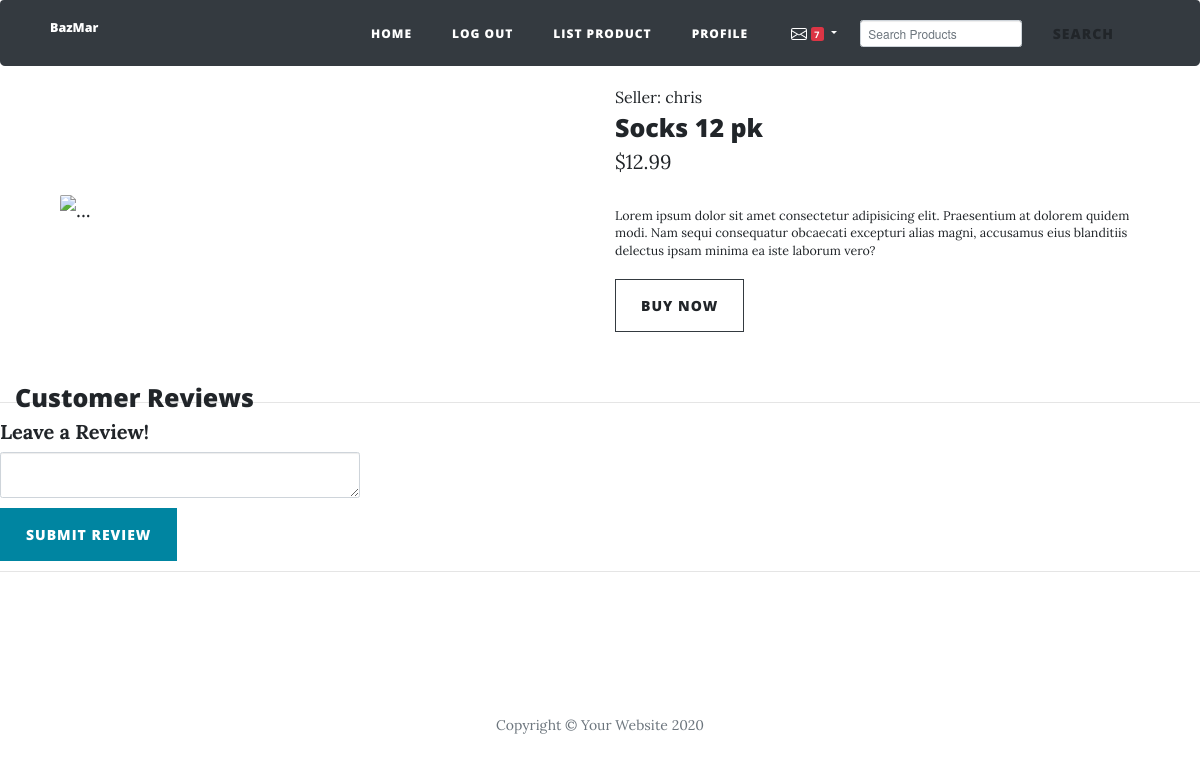
The app's page /post/chris/3 (signed in) with its own data.
### main.py (models this page shows)
class User(UserMixin, db.Model):
    __tablename__ = "users"
    id = db.Column(db.Integer, primary_key=True)
    email = db.Column(db.String(100), unique=True)
    password = db.Column(db.String(100), nullable=False)
    name = db.Column(db.String(100), nullable=False)
    stripe_account_id = db.Column(db.String(100), nullable=False)
    reviews = relationship("Review", back_populates="review_author")
    products = relationship("Product", back_populates="product_owner")

class Product(db.Model):
    __tablename__ = "products"
    id = db.Column(db.Integer, primary_key=True)
    owner_id = db.Column(db.Integer, db.ForeignKey("users.id"))
    reviews = relationship("Review", back_populates="parent_product")
    product_owner = relationship("User", back_populates='products')
    title = db.Column(db.String(250), unique=True, nullable=False)
    price = db.Column(db.String(250), nullable=False)
    description = db.Column(db.String(250), nullable=False)
    stock = db.Column(db.Integer, nullable=False)
    img_url = db.Column(db.String(250), nullable=False)
    date_posted = db.Column(db.String(250), nullable=False)

### main.py (the view, shortened to what this page needs)
@app.route("/post/<product_owner>/<int:product_id>", methods=["GET", "POST"])
def show_product(product_id, product_owner):
    all_chats = Chat.query.all()
    form = ReviewForm()
    requested_product = Product.query.get(product_id)
    return render_template("listing.html", product=requested_product, form=form, current_user=current_user, chats=all_chats)

### forms.py
class ReviewForm(FlaskForm):
    review_text = CKEditorField("Leave a Review!", validators=[DataRequired()])
    submit = SubmitField("Submit Review")

### main.py (called while the page is built)
@login_manager.user_loader
def load_user(user_id):
    return User.query.get(int(user_id))

### templates/listing.html (shortened to what this page needs)
{% extends 'bootstrap/base.html' %}
{% import "bootstrap/wtf.html" as wtf %}
{% block content %}
{% include "header.html" %}
<section class="py-5">
  <div class="container px-4 px-lg-5 my-5" style="padding-top: 25px;">
    <div class="row gx-4 gx-lg-5 align-items-center">
      <div class="col-md-6"><img class="card-img-top mb-5 mb-md-0" src="{{ product.img_url }}" alt="..." /></div>
      <div class="col-md-6">
        <a href="{{ url_for('user_profile', profile_id=product.product_owner.id, username=product.product_owner.name) }}">
          <div class="small mb-1">Seller: {{ product.product_owner.name }} </div>
        </a>
        <h1 class="display-5 fw-bolder">{{ product.title }}</h1>
        <div class="fs-5 mb-5">
          <span>${{ product.price }}</span>
        </div>
        <p class="lead">Lorem ipsum dolor sit amet consectetur adipisicing elit. Praesentium at dolorem quidem modi. Nam sequi consequatur obcaecati excepturi alias magni, accusamus eius blanditiis delectus ipsam minima ea iste laborum vero?</p>
        {% if current_user.is_authenticated %}
        <div class="d-flex">
          <button class="btn btn-outline-dark flex-shrink-0" type="button">
            <a href="{{url_for('create_checkout_session', product_id=product.id)}}">Buy Now</a>
          </button>
        </div>
        {% else %}
        <div>
          <h5 class="text-muted">login or register to make a purchase</h5>
        </div>
        {% endif %}
      </div>
    </div>
  </div>
  <div class="col-lg-8 col-md-10 mx-auto comment">
    <h1>Customer Reviews</h1>
  </div>
</section>
<hr>
<div style="width: 30%;">
  {{ wtf.quick_form(form, novalidate=True, button_map={"submit": "primary"}) }}
</div>
<hr>
{% include "footer.html" %}
{% endblock %}

### records on screen
User: product_owner.name "chris"
Product: title "Socks 12 pk", price "12.99"
